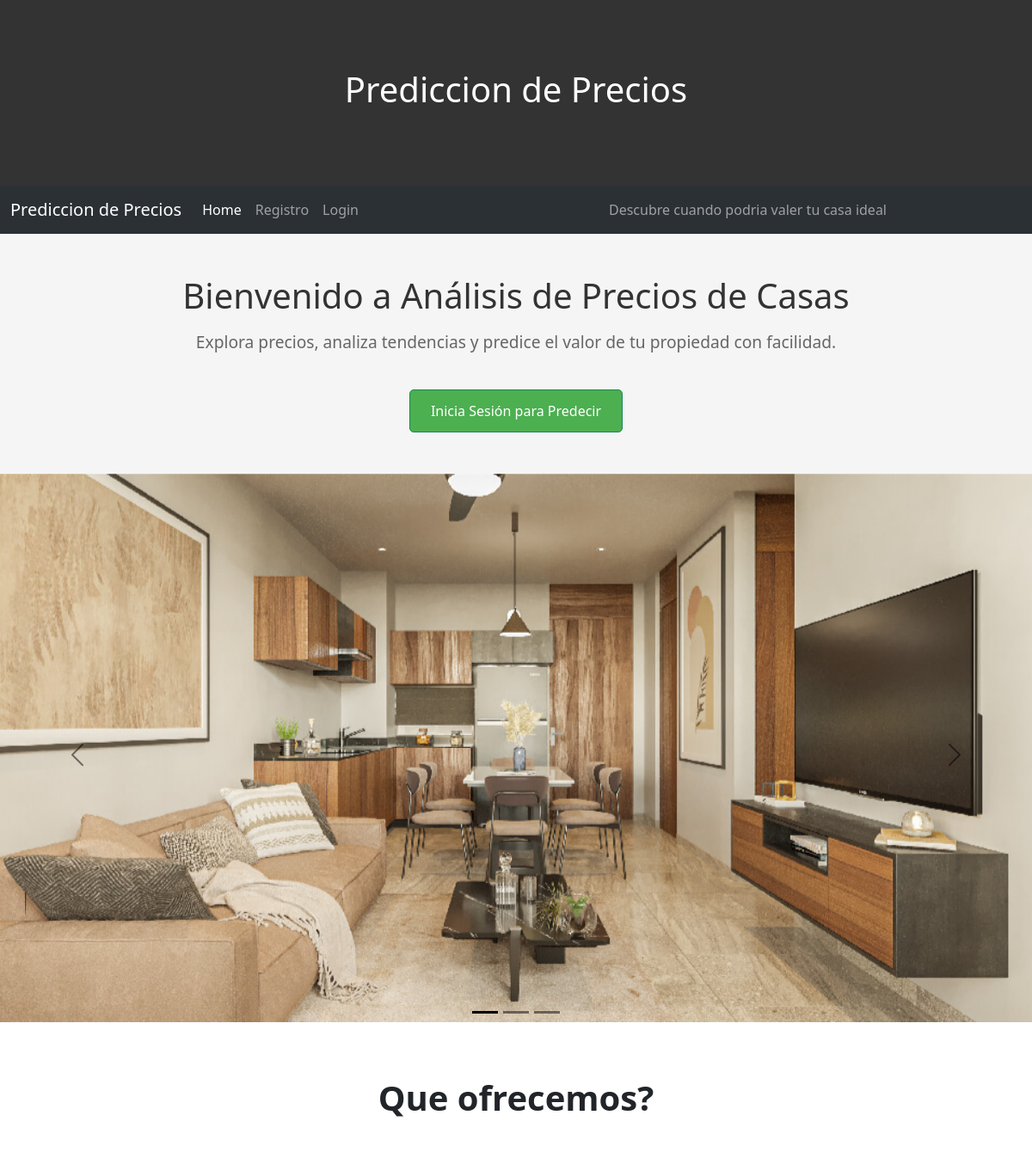
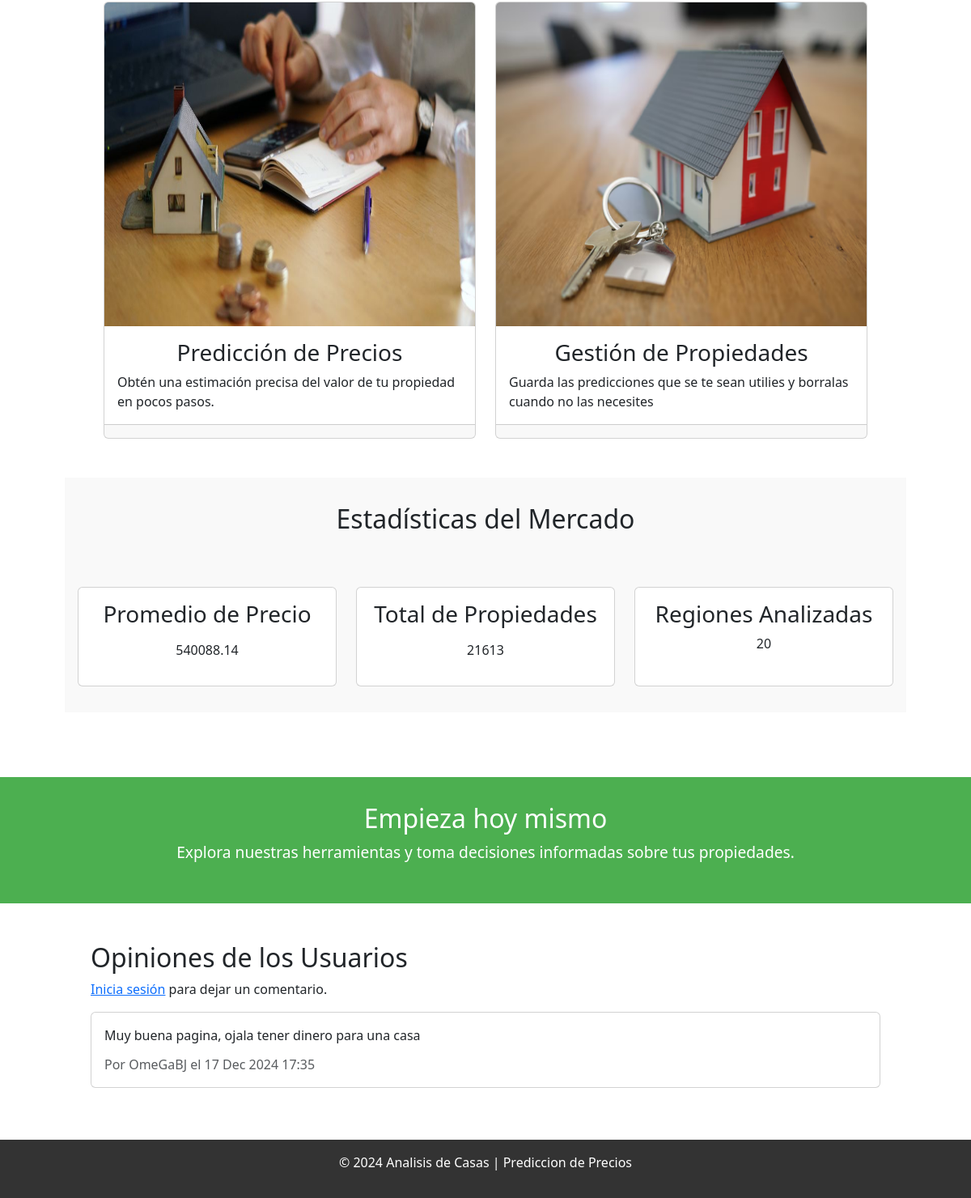
The page / on the database its author committed (2 pictures, top to bottom).
### analisis_casas_app/models.py (models this page shows, shortened)
class Comentario(models.Model):
    usuario = models.ForeignKey(User, on_delete=models.CASCADE)
    texto = models.TextField(verbose_name='Comentario')
    fecha_creacion = models.DateTimeField(auto_now_add=True)

### analisis_casas_app/views.py (the view)
# urls.py: 2. Add a URL to urlpatterns:  path('', views.home, name='home')
def home(request):
    comentarios = Comentario.objects.all().order_by('-fecha_creacion')  # Cargar comentarios ordenados por fecha
    if request.method == 'POST':
        form = ComentarioForm(request.POST)
        if form.is_valid():
            comentario = form.save(commit=False)
            comentario.usuario = request.user  # Asociar comentario al usuario actual
            comentario.save()
            return redirect('index')  # Redirige al mismo index después de guardar
    else:
        form = ComentarioForm()
    context = {
        'average_price': 540088.14,  # Precio promedio
        'total_properties': 21613,  # Total de propiedades
        'total_regions': 20,  # Total de regiones analizadas
        'comentarios': comentarios,  # Pasar comentarios al contexto
        'form': form,  # Pasar formulario al contexto
    }
    return render(request, 'index.html', context)

### analisis_casas_app/templates/index.html (shortened to what this page needs)
{% extends "base.html" %}
{% load static %}
{% block content %}
    <div class="hero">
        <h1>Bienvenido a Análisis de Precios de Casas</h1>
        <p>Explora precios, analiza tendencias y predice el valor de tu propiedad con facilidad.</p>
        {% if user.is_authenticated %}
            <a href="{% url 'predict_price' %}" class="btn btn-success">Hacer una Predicción</a>
        {% else %}
            <a href="{% url 'login' %}" class="btn btn-success">Inicia Sesión para Predecir</a>
        {% endif %}
    </div>
    <div id="carouselExampleDark" class="carousel carousel-dark slide">
        <div class="carousel-indicators">
          <button type="button" data-bs-target="#carouselExampleDark" data-bs-slide-to="0" class="active" aria-current="true" aria-label="Slide 1"></button>
          <button type="button" data-bs-target="#carouselExampleDark" data-bs-slide-to="1" aria-label="Slide 2"></button>
          <button type="button" data-bs-target="#carouselExampleDark" data-bs-slide-to="2" aria-label="Slide 3"></button>
        </div>
        <div class="carousel-inner">
          <div class="carousel-item active" data-bs-interval="5000">
            <img src="{% static 'img/carrusel1.jpg' %}" class="d-block w-100" alt="...">
          </div>
        </div>
        <button class="carousel-control-prev" type="button" data-bs-target="#carouselExampleDark" data-bs-slide="prev">
          <span class="carousel-control-prev-icon" aria-hidden="true"></span>
        </button>
        <button class="carousel-control-next" type="button" data-bs-target="#carouselExampleDark" data-bs-slide="next">
          <span class="carousel-control-next-icon" aria-hidden="true"></span>
        </button>
      </div>
    <section class="servicios">
        <h1><strong>Que ofrecemos?</strong></h1>
        <div class="row row-cols-1 row-cols-md-2 g-7" >
            <div class="col">
              <div class="card h-100">
                <img src="{% static 'img/prediccion.jpg' %}" class="card-img-top">
                <div class="card-body">
                  <h3 class="card-title">Predicción de Precios</h3>
                  <p class="card-text">Obtén una estimación precisa del valor de tu propiedad en pocos pasos.</p>
                </div>
                <div class="card-footer">
                </div>
              </div>
            </div>
            <div class="col">
              <div class="card h-100">
                <img src="{% static 'img/crud.jpg' %}" class="card-img-top img-fluid" alt="Gestión">
                <div class="card-body">
                  <h3 class="card-title">Gestión de Propiedades</h3>
                  <p class="card-text">Guarda las predicciones que se te sean utilies y borralas cuando no las necesites</p>
                </div>
                <div class="card-footer">
                </div>
              </div>
            </div>
          </div>
    </section>
    <section class="statistics">
        <h2>Estadísticas del Mercado</h2>
        <div class="row row-cols-1 row-cols-md-3 g-4">
            <div class="col">
              <div class="card h-100">
                <div class="card-body">
                  <h3 class="card-title">Promedio de Precio</h3>
                  <p class="card-text"></p>{{ average_price }}</p>
                </div>
              </div>
            </div>
            <div class="col">
              <div class="card h-100">
                <div class="card-body">
                  <h3 class="card-title">Total de Propiedades</h3>
                  <p class="card-text"></p>{{ total_properties }}</p>
                </div>
              </div>
            </div>
            <div class="col">
              <div class="card h-100">
                <div class="card-body">
                  <h3 class="card-title">Regiones Analizadas</h3>
                  <p class="card-text">{{ total_regions }}</p>
                </div>
              </div>
            </div>
    </section>
    <section class="call-to-action">
        <h2>Empieza hoy mismo</h2>
        <p>Explora nuestras herramientas y toma decisiones informadas sobre tus propiedades.</p>
    </section>
    <section class="comentarios mt-5">
      <h2>Opiniones de los Usuarios</h2>
      {% if user.is_authenticated %}
          <form method="post" class="mb-3">
              {% csrf_token %}
              {{ form.as_p }}
              <button type="submit" class="btn btn-primary">Enviar Comentario</button>
          </form>
      {% else %}
          <p><a href="{% url 'login' %}">Inicia sesión</a> para dejar un comentario.</p>
      {% endif %}
      <div class="lista-comentarios">
          {% for comentario in comentarios %}
              <div class="card mb-3">
                  <div class="card-body">
                      <p class="card-text">{{ comentario.texto }}</p>
                      <p class="card-subtitle text-muted">Por {{ comentario.usuario.username }} el {{ comentario.fecha_creacion|date:"d M Y H:i" }}</p>
                  </div>
              </div>
          {% empty %}
              <p>No hay comentarios aún. Sé el primero en opinar.</p>
          {% endfor %}
      </div>
  </section>
{% endblock %}

### analisis_casas_app/templates/base.html (shortened to what this page needs)
{% load static %}
<!DOCTYPE html>
<html lang="en">
<head>
    <link rel="stylesheet" href="{% static 'css/styles.css' %}?v={{ timestamp }}">
    <link rel="stylesheet" href="https://cdnjs.cloudflare.com/ajax/libs/font-awesome/6.0.0-beta3/css/all.min.css">
    <link href="https://cdn.jsdelivr.net/npm/bootstrap@5.3.3/dist/css/bootstrap.min.css" rel="stylesheet">
</head>
<body>
    <header>
        <h1>Prediccion de Precios</h1>
    </header>
    <nav class="navbar navbar-expand-lg bg-body-tertiary" data-bs-theme="dark">
        <div class="container-fluid">
          <a class="navbar-brand" href="#">Prediccion de Precios</a>
          <div class="collapse navbar-collapse" id="navbarText">
            <ul class="navbar-nav me-auto mb-2 mb-lg-0">
                <li class="nav-item">
                    <a class="nav-link active" aria-current="page" href="{% url 'index' %}">Home</a>
                </li>
            {% if user.is_authenticated %}
              <li class="nav-item">
                <a class="nav-link" href="{% url 'predict_price' %}">Analisis de Presupuesto</a>
              </li>
              <li class="nav-item">
                <a class="nav-link" href="{% url 'profile' %}">Perfil Usuario</a>
              </li>
              <li>
                <form method="post" action="{% url 'logout' %}" class="nav-link logout-form">
                    {% csrf_token %}
                    <button type="submit" class="btn-link">Cerrar Sesión</button>
                </form>
              </li>
            {% else %}
                <li class="nav-item">
                    <a class="nav-link" href="{% url 'register' %}">Registro</a>
                </li>
                <li class="nav-item">
                    <a class="nav-link" href="{% url 'login' %}">Login</a>
                </li>
            {% endif %}
            </ul>
            <span class="navbar-text">
                Descubre cuando podria valer tu casa ideal
            </span>
          </div>
        </div>
      </nav>
        {% block content %}{% endblock %}
    <footer>
        <p>&copy; 2024 Analisis de Casas | Prediccion de Precios</p>
    </footer>
</body>
</html>

### analisis_casas_app/static/css/styles.css (style rules this page uses)
body { font-family: Arial, sans-serif; height: 100%; margin: 0; padding: 0; background-color: #f4f4f9; }
header { background-color: #333; color: white; padding: 5rem; text-align: center; }
.hero { text-align: center; padding: 3rem 1rem; background-color: #f5f5f5; }
.hero h1 { font-size: 2.5rem; margin-bottom: 1rem; color: #333; }
.hero p { font-size: 1.2rem; color: #666; }
.hero .btn { margin-top: 1.5rem; padding: 0.75rem 1.5rem; font-size: 1rem; text-decoration: none; background-color: #4CAF50; color: white; border-radius: 5px; transition: background-color 0.3s,transform 0.5s ease; }
.servicios { margin: 3rem 8rem 3rem 8rem; }
.servicios h1 { text-align: center; margin-bottom: 3rem; }
.servicios img { height: 25rem; min-height: 5rem; }
.servicios h3 { text-align: center; }
.comentarios { margin: 0rem 7rem 0rem 7rem; }
.statistics { padding: 2rem 1rem; background-color: #f9f9f9; text-align: center; margin: 0rem 5rem 5rem 5rem; }
.statistics h2 { margin-bottom: 4rem; }
.call-to-action { text-align: center; padding: 2rem 1rem; background-color: #4CAF50; color: white; }
.call-to-action p { font-size: 1.2rem; }
span { width: 30rem; }
footer { background-color: #333; color: white; text-align: center; padding: 1rem; bottom: 0; width: 100%; margin-top: 4rem; }

### rows shown on the page
Comentario: texto "Muy buena pagina, ojala tener dinero para una casa", usuario.username "OmeGaBJ", fecha_creacion "17 Dec 2024 17:35"

### other values the page prints
{{ average_price }} "540088.14"
{{ total_properties }} "21613"
{{ total_regions }} "20"
